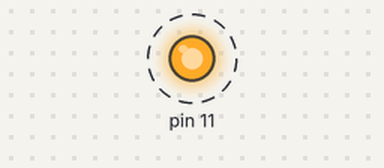
This program was run on a simulated Raspberry Pi (header pin numbers). Shown: output pins drawn as LEDs (lit = HIGH). Dashed ring = blinking. At 40.0 s the program stops and its outputs stay as they are.

Above: at 0.5 s.
Timing chart, 0 to 4.6 s (numbered marks = the images above):
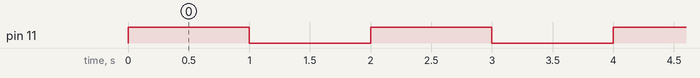

Measured:
- by itself, pin 11: alternates HIGH for 1.0 s and LOW for 1.0 s, 40 changes in all, then stays LOW

The program:

one_led_blink.py
```python
import RPi.GPIO as GPIO
import time

GPIO.cleanup()

GPIO.setmode(GPIO.BOARD)
GPIO.setup(11,GPIO.OUT)


for i in range (0,20):
        GPIO.output(11,True)
        time.sleep(1)
        GPIO.output(11,False)
        time.sleep(1)

GPIO.cleanup()
```
